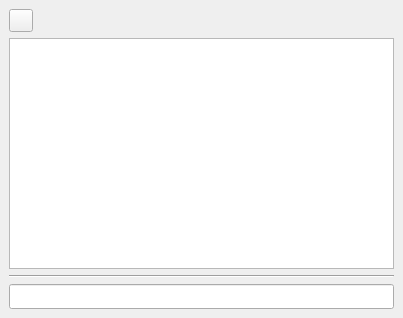
<?xml version="1.0" encoding="UTF-8"?>
<ui version="4.0">
 <class>slm_clientWindow</class>
 <widget class="QMainWindow" name="slm_clientWindow">
  <property name="geometry">
   <rect>
    <x>0</x>
    <y>0</y>
    <width>403</width>
    <height>318</height>
   </rect>
  </property>
  <property name="font">
   <font>
    <family>Sans Serif</family>
   </font>
  </property>
  <property name="focusPolicy">
   <enum>Qt::StrongFocus</enum>
  </property>
  <property name="windowTitle">
   <string>MainWindow</string>
  </property>
  <property name="windowIcon">
   <iconset resource="resources/slm_resources.qrc">
    <normaloff>:/icons/SLM_Logo</normaloff>:/icons/SLM_Logo</iconset>
  </property>
  <widget class="QWidget" name="centralwidget">
   <layout class="QVBoxLayout" name="verticalLayout">
    <item>
     <layout class="QHBoxLayout" name="horizontalLayout">
      <item>
       <widget class="QToolButton" name="clearButton">
        <property name="toolTip">
         <string>Clear Incoming Text Area</string>
        </property>
        <property name="text">
         <string/>
        </property>
        <property name="icon">
         <iconset resource="resources/slm_resources.qrc">
          <normaloff>:/icons/cleearIcon</normaloff>:/icons/cleearIcon</iconset>
        </property>
       </widget>
      </item>
      <item>
       <spacer name="horizontalSpacer">
        <property name="orientation">
         <enum>Qt::Horizontal</enum>
        </property>
        <property name="sizeHint" stdset="0">
         <size>
          <width>40</width>
          <height>20</height>
         </size>
        </property>
       </spacer>
      </item>
     </layout>
    </item>
    <item>
     <widget class="QTextEdit" name="slm_clientIncomingTextArea">
      <property name="font">
       <font>
        <family>Sans Serif</family>
       </font>
      </property>
      <property name="locale">
       <locale language="Turkish" country="Turkey"/>
      </property>
      <property name="readOnly">
       <bool>true</bool>
      </property>
     </widget>
    </item>
    <item>
     <widget class="Line" name="line">
      <property name="orientation">
       <enum>Qt::Horizontal</enum>
      </property>
     </widget>
    </item>
    <item>
     <widget class="QLineEdit" name="slm_client_outgoingTextArea">
      <property name="locale">
       <locale language="Turkish" country="Turkey"/>
      </property>
     </widget>
    </item>
   </layout>
  </widget>
 </widget>
 <tabstops>
  <tabstop>slm_client_outgoingTextArea</tabstop>
  <tabstop>slm_clientIncomingTextArea</tabstop>
 </tabstops>
 <resources>
  <include location="resources/slm_resources.qrc"/>
 </resources>
 <connections/>
</ui>
